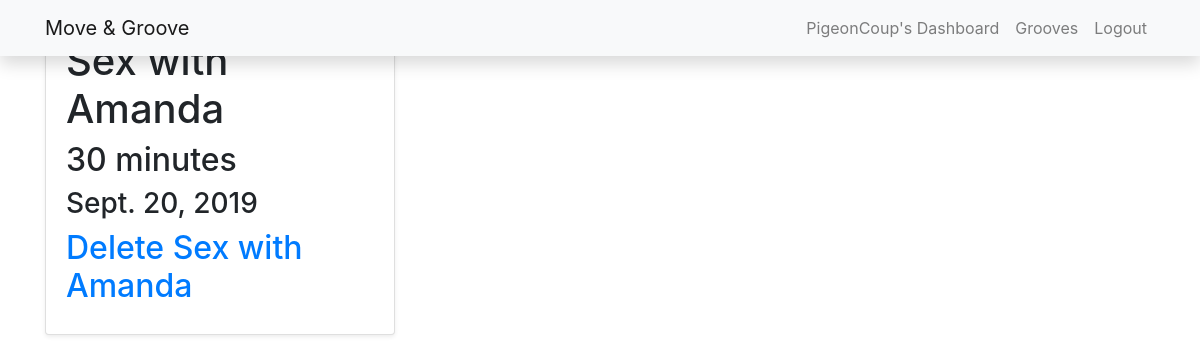
/groove/2 (signed in), run on the app's committed database.
### groove/models.py (models this page shows, shortened)
class Groove(models.Model):
  groove = models.CharField(max_length=200)
  date = models.DateField()
  duration = models.IntegerField()
  user = models.ForeignKey(User, on_delete=models.CASCADE)

### groove/views.py (the view)
# urls.py: path('groove/<int:pk>', views.DetailGroove.as_view(), name='detail_groove'),
class DetailGroove(LoginRequiredMixin, generic.DetailView):
    model = Groove
    template_name = 'grooves/detail_groove.html'

### templates/grooves/detail_groove.html (shortened to what this page needs)
{% extends 'base.html' %}
{% block content %}
<div class="container" >
    <div class="row">
      <div class="col-md-4 mt-3">
        <div class="card mb-4 shadow-sm">
          <div class="card-body">
            <h1 class="card-text">{{ groove.groove }}</h1>
            <h2> {{ groove.duration}} minutes</h2>
            <h3> {{ groove.date }}
           <h2><a  class="purple-text" href="{% url 'delete_groove' groove.id %}">Delete {{ groove.groove }}</a></h2>
          </div>
        </div>
      </div>
      </div>
</div>
{% endblock %}

### templates/partials/_navbar.html (shortened to what this page needs)
<nav class="navbar navbar-expand-lg navbar-light bg-light shadow fixed-top">
  <div class="container">
    <a class="navbar-brand" href="{% url 'index' %}">Move & Groove</a>
    <div class="collapse navbar-collapse" id="navbarResponsive">
   <ul class="navbar-nav ml-auto">
                       {% if user.is_authenticated %}
                        <li class="nav-item">
                            <a class="nav-link waves-effect" href="{% url 'dashboard' %}">{{user.username}}'s Dashboard</a>
                        </li>
                       <li class="nav-item">
                            <a class="nav-link waves-effect" href="{% url 'grooves' %}">Grooves</a>
                        </li>
                        <li class="nav-item">
                            <a class="nav-link waves-effect" href="{% url 'logout' %}" >Logout</a>
                        </li>
                        {% endif %}
    </div>
  </div>
</nav>

### movegroove/static/index.css (style rules this page uses)
html, body, .view { height: 100%; }

### data on the page
Groove: groove "Sex with Amanda", duration "30", date "Sept. 20, 2019"

### other printed values
{{ user.username }} "PigeonCoup"
